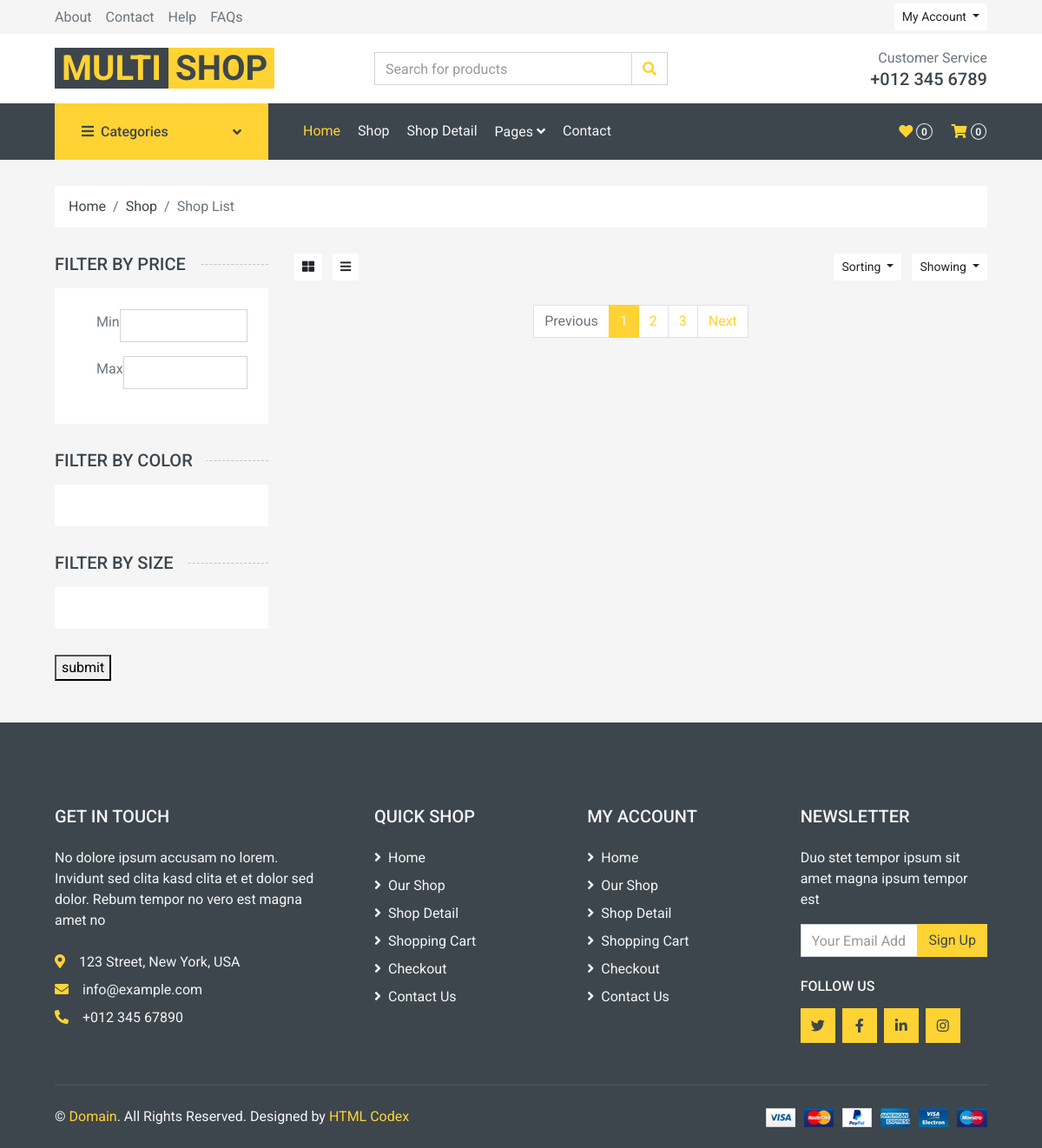
The app's page /products/, older data.
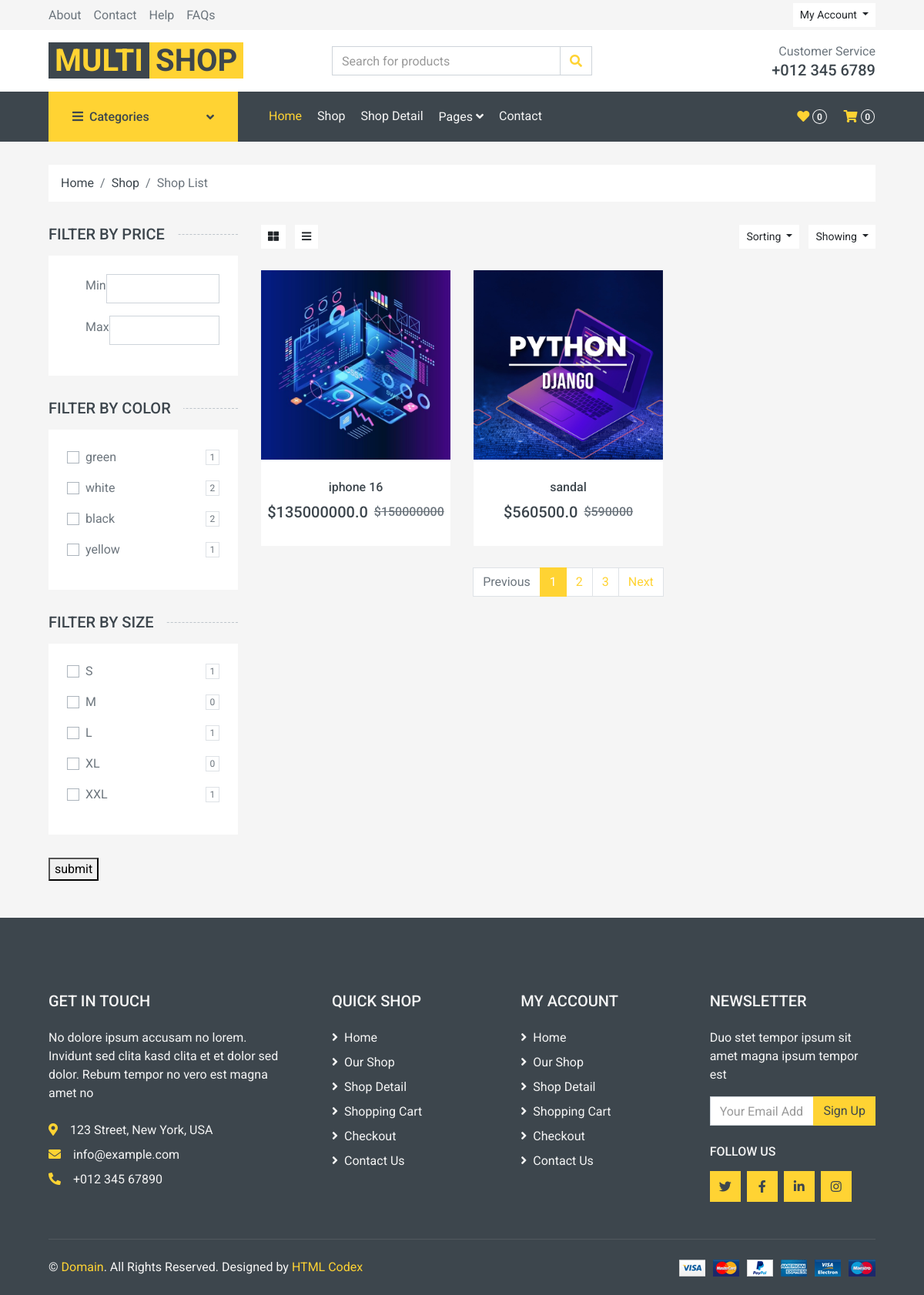
The same page, newer data.
### product/models.py (models this page shows, shortened)
class Color(models.Model):
    name = models.CharField(max_length=10)

class Size(models.Model):
    name = models.CharField(max_length=5)

class Product(models.Model):
    name = models.CharField(max_length=100)
    price = models.IntegerField()
    image = models.ImageField(upload_to=_get_avatar_upload_path, null=True, blank=True)
    discount = models.IntegerField(default=0)
    short_description = models.TextField(max_length=300)
    description = models.TextField()
    additional_info = models.TextField(null=True, blank=True)
    count = models.IntegerField(default=0)
    created_at = models.DateTimeField(auto_now_add=True)
    updated_at = models.DateTimeField(auto_now=True)
    modified_at = models.DateTimeField(auto_now=True)
    size = models.ManyToManyField('Size', related_name='products', blank=True)
    color = models.ManyToManyField('Color', related_name='products')
    category = models.ManyToManyField('Category', related_name='products', blank=True, null=True)
    def discount_price(self):
        price = self.price - self.price * self.discount/100
        return price

### product/views.py (the view)
# urls.py: path('', views.ProductListView.as_view(), name='product-list'),
class ProductListView(ListView):
    template_name = 'product/product_list.html'
    queryset = Product.objects.all
    def get_context_data(self, **kwargs):
        request = self.request
        colors = request.GET.getlist('color')
        sizes = request.GET.getlist('size')
        min_price = request.GET.get('min_price')
        max_price = request.GET.get('max_price')
        queryset = Product.objects.all
        if colors:
            queryset = Product.objects.filter(color__name__in=colors).distinct()
        if sizes:
            queryset = Product.objects.filter(size__name__in=sizes).distinct()
        if min_price and max_price:
            queryset = Product.objects.filter(price__gte=min_price, price__lte=max_price).distinct()
        context = super(ProductListView, self).get_context_data(**kwargs)
        context['object_list'] = queryset
        return context

### product/context_processors.py (called while the page is built)
def categories(request):
    roots = Category.objects.filter(parent=None).prefetch_related(
        'children__children__children'
    )
    return {'categories': roots}

def sizes(request):
    roots = Size.objects.all
    return {'sizes': roots}

def colors(request):
    roots = Color.objects.all
    return {'colors': roots}

### product/templates/product/product_list.html (shortened to what the changed rows need)
{% extends 'base.html' %}
{% block main %}
    <div class="container-fluid">
        <div class="row px-xl-5">
            <div class="col-lg-3 col-md-4">
                <form>
                    <h5 class="section-title position-relative text-uppercase mb-3"><span class="bg-secondary pr-3">Filter by price</span>
                    </h5>
                    <div class="bg-light p-4 mb-30">
                        <div class="custom-control custom-checkbox d-flex align-items-center justify-content-between mb-3">
                        </div>
                        <div class="custom-control custom-checkbox d-flex align-items-center justify-content-between mb-3">
                        </div>
                    </div>
                    <h5 class="section-title position-relative text-uppercase mb-3"><span class="bg-secondary pr-3">Filter by color</span>
                    </h5>
                    <div class="bg-light p-4 mb-30">
                        {% for color in colors %}
                            <div class="custom-control custom-checkbox d-flex align-items-center justify-content-between mb-3">
                                <label class="custom-control-label" for="color-{{ color.id }}">{{ color.name }}</label>
                                <span class="badge border font-weight-normal">{{ color.products.count }}</span>
                            </div>
                        {% endfor %}
                    </div>
                    <h5 class="section-title position-relative text-uppercase mb-3"><span class="bg-secondary pr-3">Filter by size</span>
                    </h5>
                    <div class="bg-light p-4 mb-30">
                        {% for size in sizes %}
                            <div class="custom-control custom-checkbox d-flex align-items-center justify-content-between mb-3">
                                <label class="custom-control-label" for="size-{{ size.id }}">{{ size.name }}</label>
                                <span class="badge border font-weight-normal">{{ size.products.count }}</span>
                            </div>
                        {% endfor %}
                    </div>
                    <button type="submit">submit</button>
                </form>
            </div>
            <div class="col-lg-9 col-md-8">
                <div class="row pb-3">
                    {% for product in object_list %}
                        <div class="col-lg-4 col-md-6 col-sm-6 pb-1">
                            <div class="product-item bg-light mb-4">
                                <div class="product-img position-relative overflow-hidden">
                                    <img class="img-fluid w-100" src="{{ product.image.url }}" alt="">
                                    <div class="product-action">
                                    </div>
                                </div>
                                <div class="text-center py-4">
                                    <a class="h6 text-decoration-none text-truncate"
                                       href="{% url 'product:product-detail' product.id %}">{{ product.name }}</a>
                                    <div class="d-flex align-items-center justify-content-center mt-2">
                                        {% if product.discount %}
                                            <h5>${{ product.discount_price }}</h5>
                                            <h6 class="text-muted ml-2">
                                                <del>${{ product.price }}</del>
                                            </h6>
                                        {% elif not product.discount %}
                                            <h5>${{ product.price }}</h5>
                                        {% endif %}
                                    </div>
                                </div>
                            </div>
                        </div>
                    {% endfor %}
                </div>
            </div>
        </div>
    </div>
{% endblock %}

Row changes from the older to the newer data that the page shows:
added Color: name "green", products.count "1"
added Color: name "white", products.count "2"
added Color: name "black", products.count "2"
added Color: name "yellow", products.count "1"
added Size: name "S", products.count "1"
added Size: name "M", products.count "0"
added Size: name "L", products.count "1"
added Size: name "XL", products.count "0"
added Size: name "XXL", products.count "1"
added Product: image (picture), name "iphone 16", discount_price "135000000.0", price "150000000"
added Product: image (picture), name "sandal", discount_price "560500.0", price "590000"
